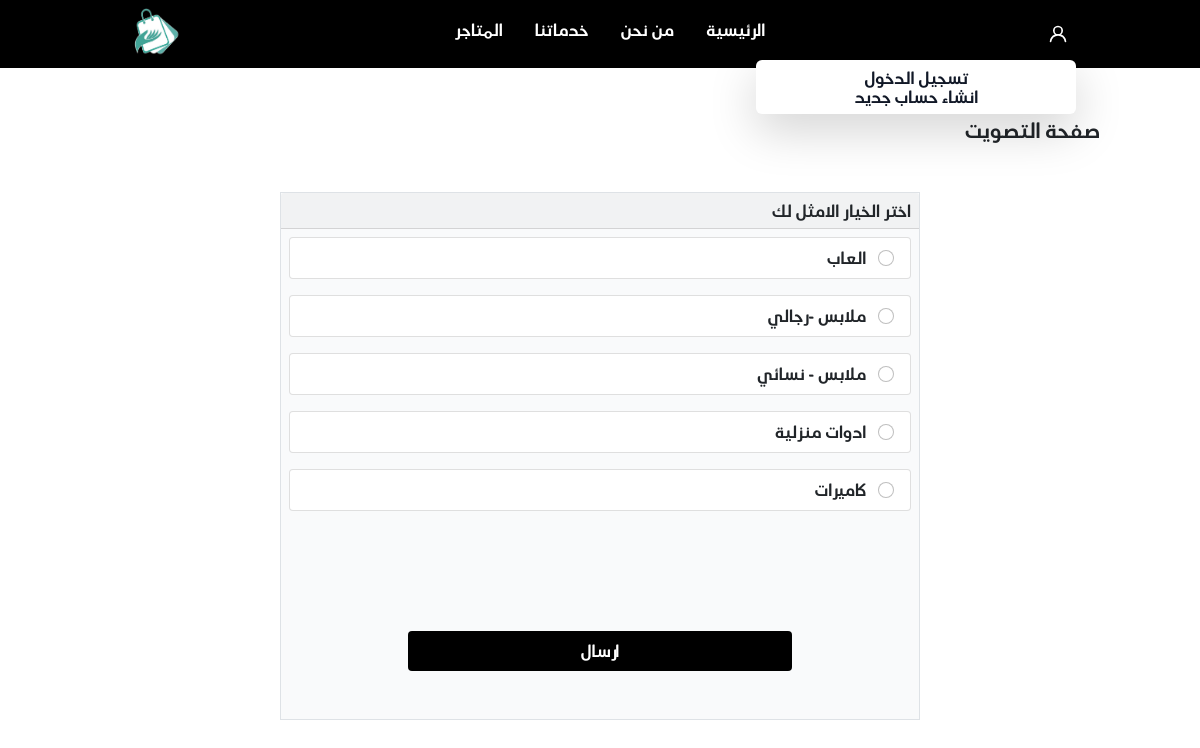
Screenshot of /shopper/Vote/2 with the database file from the repository.
### jumla/models.py (models this page shows, shortened)
class Choice(models.Model):
    question = models.ForeignKey(Question, on_delete=models.CASCADE, related_name = 'choices')
    options = models.CharField(max_length=100)
    vote = models.IntegerField(default=0)

### jumla/views/shopper.py (the view)
# urls.py: path('Vote/<str:pk>' , shopper.Vote , name = 'Vote'),
def Vote(request, pk):
    question = Question.objects.get(id = pk)
    option = question.choices.all()
    return render(request, 'jumla/shopper/vote.html' , context={
        'question': question ,
        'option': option ,
    }
    )

### jumla/templates/jumla/shopper/Vote.html (shortened to what this page needs)
{% extends 'jumla/base/base.html' %}
{% load static %}
{% block content %}
<div class="h-screen">
    <h1 class="mt-5 text-xl">صفحة التصويت</h1>
    <div class="flex justify-center mt-5">
        <form action="{% url 'Result' question.id %}" method="POST">
            <div class="border bg-gray-50" style="width: 40rem;">
                <div class="card-header p-2">
                     <h1>اختر الخيار الامثل لك </h1>
                </div>
                {% for op in option %}
                <ul class="list-group p-2 ">
                  <li class="list-group-item">
                    <input class="form-check-input me-2" type="radio" name = 'choice' value="{{op.id}}" aria-label="...">
                    {{op.options}}
                  </li>
                </ul>
                {% endfor %}
                <div class="flex justify-center p-5">
                    <input type="submit" value = "ارسال" class = 'bg-black w-96 h-10 border-white rounded mt-16 text-white' >
                </div>
              </div>
        </form>
    </div>
</div>
{% endblock content %}

### jumla/static/jumla/style.css (style rules this page uses)
body { font-family: air-arabia, sans-serif; }

### rows the page displays
Choice: options "العاب"
Choice: options "ملابس -رجالي"
Choice: options "ملابس - نسائي"
Choice: options "ادوات منزلية"
Choice: options "كاميرات"
